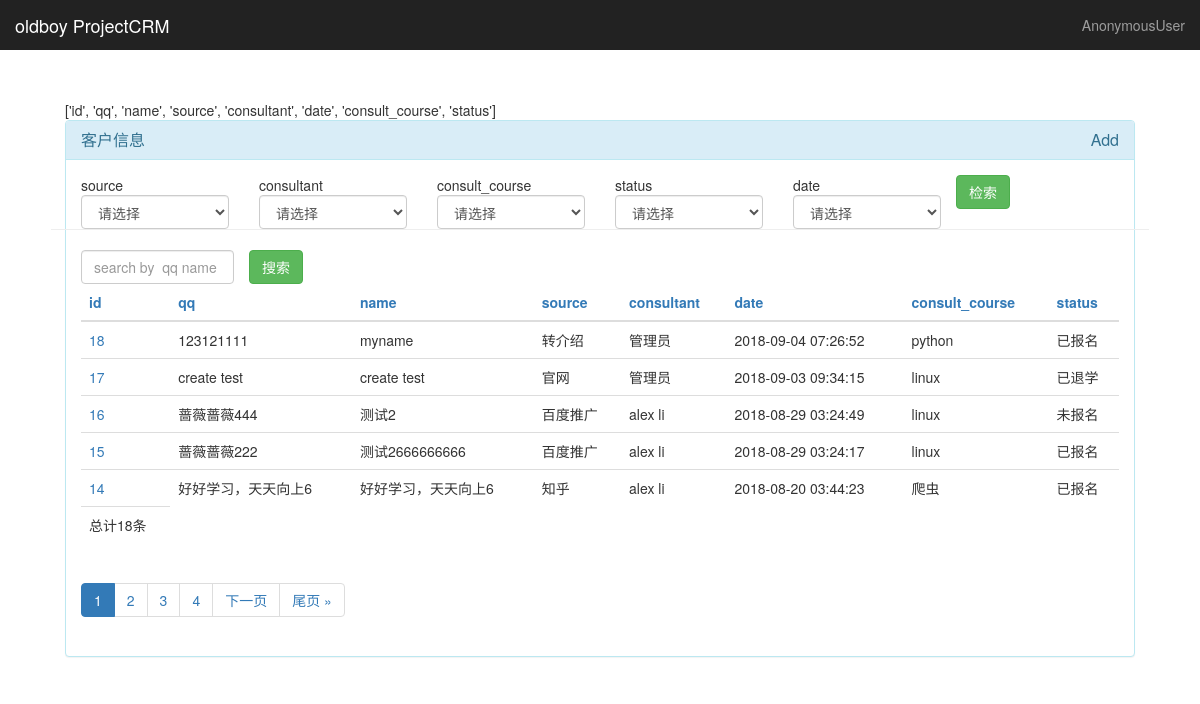
The page /king_admin/CRM/customer/ on the database as committed earlier.
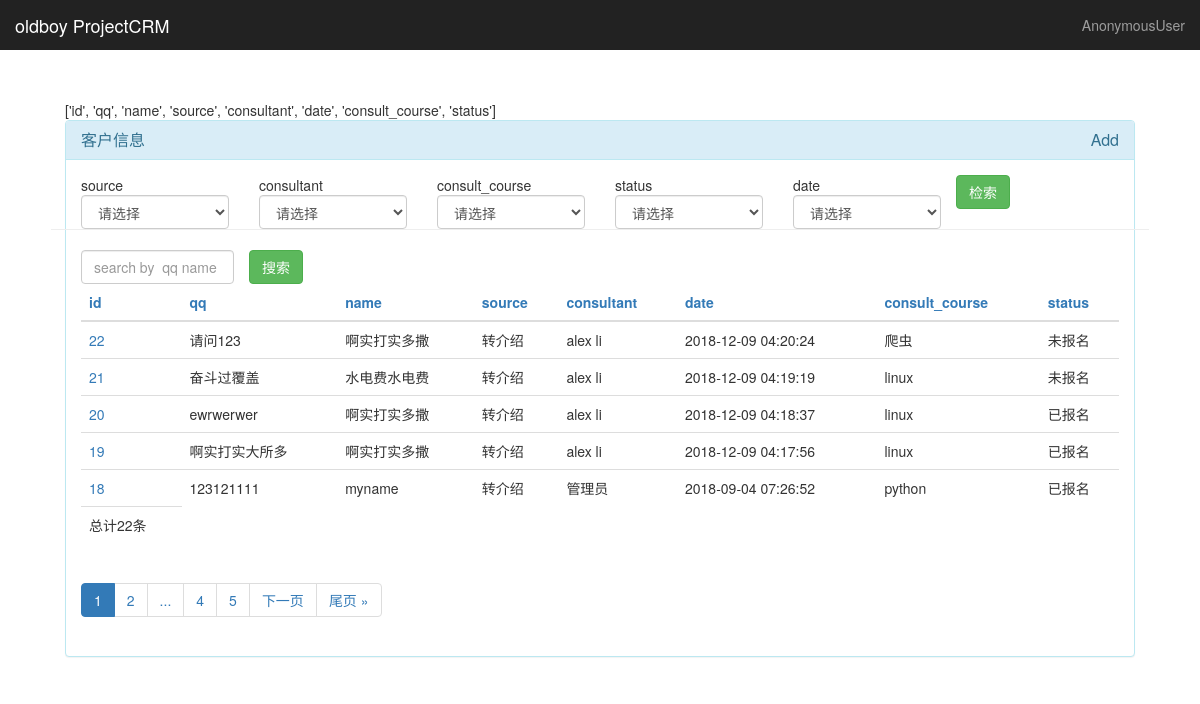
The same page on the database as committed later.
### CRM/models.py (models this page shows, shortened)
class Customer(models.Model):
    name = models.CharField(max_length=32,blank=True,null=True)   #可以存取32个字节
    qq = models.CharField(max_length=64,unique=True)
    qq_name = models.CharField(max_length=64,blank=True,null=True)
    phone = models.CharField(max_length=64,blank=True,null=True)
    source_choices = ((0,'转介绍'),
                      (1, 'QQ群'),
                      (2, '官网'),
                      (3, '百度推广'),
                      (4, '51CTO'),
                      (5, '知乎'),
                      (6, '市场推广'),
                    )
    source = models.SmallIntegerField(choices=source_choices)
    referral_from = models.CharField(verbose_name='转介绍人qq',max_length=64,blank=True,null=True)
    consult_course = models.ForeignKey("Course",verbose_name='咨询课程',on_delete=models.CASCADE)
    content = models.TextField(verbose_name='咨询详情')
    tags = models.ManyToManyField('Tag')
    consultant = models.ForeignKey('UserProfile',on_delete=models.CASCADE)
    status_choices = ((0, '已报名'), (1, '未报名'), (2, '已退学'))
    status = models.SmallIntegerField(choices=status_choices,default=0)
    date = models.DateTimeField(auto_now_add=True)
    memo = models.TextField(blank=True,null=True)
    class Meta:
        verbose_name = "客户信息"
        verbose_name_plural = "客户信息"

class UserProfile(models.Model):
    user = models.OneToOneField(User,on_delete=models.CASCADE)
    name = models.CharField(max_length=32)
    roles = models.ManyToManyField("Role")
    def __str__(self):
        return self.name
    class Meta:
        verbose_name_plural = "账号"

class Course(models.Model):
    name = models.CharField(max_length=64,unique=True)
    price = models.PositiveSmallIntegerField()
    period = models.PositiveSmallIntegerField(verbose_name='周期(月)')
    outline = models.TextField()
    class Meta:
        verbose_name = "课程"
        verbose_name_plural = "课程"
    def __str__(self):
        return self.name

### king_admin/views.py (the view)
# urls.py: url(r'^(\w+)/(\w+)/$', views.display_table_objs,name='table_objs'),
def display_table_objs(request,app_name,table_name):
    admin_class = king_admin.enabled_admins[app_name][table_name]
    object_list,filter_conditions = table_filter(request,admin_class) #过滤都得结果
    object_list = table_seach(request,admin_class,object_list)
    object_list,orderby_key = table_sort(request,admin_class,object_list) #排序后的结果
    paginator = Paginator(object_list, admin_class.list_per_page) # Show 25 contacts per pag
    page = request.GET.get('page')
    query_sets = paginator.get_page(page)
    admin_class = king_admin.enabled_admins[app_name][table_name]
    return render(request,'king_admin/table_objs.html',{"admin_class":admin_class,
                                                        "query_sets":query_sets,
                                                        'filter_conditions':filter_conditions,
                                                        'orderby_key':orderby_key,
                                                        'previous_orderby':request.GET.get('o') or '',
                                                        "search_text":request.GET.get('_q','')
                                                        })

### king_admin/templatetags/tags.py (called while the page is built)
@register.simple_tag
def get_model_name(admin_class):
    model_name = admin_class.model._meta.verbose_name
    print(model_name)
    return model_name

### king_admin/utils.py (called while the page is built)
def table_filter(request,admin_class):
    filter_conditions = {}
    keywords = ['page','o','_q']
    for k,v in request.GET.items():
        if k in keywords:#保留的分页和排序关键字
            continue
        if v:
            filter_conditions[k] = v
    return admin_class.model.objects.filter(**filter_conditions).order_by(admin_class.ordering if admin_class.ordering \
           else '-id'),filter_conditions

def table_sort(request,admin_class,objs):
    orderby_key = request.GET.get('o')
    print(orderby_key)
    if orderby_key:
        res = objs.order_by(orderby_key)
        if orderby_key.startswith('-'):
            orderby_key = orderby_key.strip('-')
        else:
            orderby_key = '-%s' % orderby_key
    else:
        res = objs
    return res,orderby_key

### templates/king_admin/table_objs.html (shortened to what this page needs)
{% extends 'king_admin/table_index.html' %}
{% load tags %}
{% block container %}
    {{ admin_class.list_display }}
    <div class="panel panel-info">
        <div class="panel-heading">
            <h3 class="panel-title">{% get_model_name admin_class %}
            <a href="{{ request.path }}add/" class="pull-right">Add</a>
            </h3>
        </div>
        <div class="panel-body">
        <div class="row">
            <form class="" method='get'>
                {% for filter_filed in admin_class.list_filters %}
                    <div class="col-lg-2">
                        <span>{{ filter_filed }}</span>
                        {% render_filter_ele filter_filed admin_class filter_conditions %}
                    </div>
                {% endfor %}
                <button type="submit" class="btn btn-success">检索</button>
                <div class="row"><hr>
                    <div class="col-lg-2">
                        <input type="search" name='_q' value="{{ search_text }}" class="form-control" style="margin-left: 15px" placeholder="search by {% for search_filed in admin_class.search_fields %} {{ search_filed }}{% endfor %}">
                    </div>
                    <div class="col-lg-2">
                    <button type="submit" class="btn btn-success">搜索</button>
                    </div>
                </div>
            </form>
        </div>
            <table class="table table-hover">
                <thead>
                <tr>
                    {% for column in admin_class.list_display %}
                        {% build_table_header_column column orderby_key filter_conditions%}
                    {% endfor %}
                </tr>
                </thead>
                <tfoot>
                <tr>
                    <td>
                        总计{{ query_sets.paginator.count }}条
                    </td>
                </tr>
                </tfoot>
            <tbody>
                {% for obj in query_sets %}
                    <tr>
                        {% build_table_row request obj admin_class %}
                    </tr>
                {% endfor %}
            </tbody>
            </table>
        <nav>
            <ul class="pagination">
                    {% build_paginators  query_sets filter_conditions previous_orderby search_text%}
                {% if query_sets.has_next %}
                    <li class=""><a href="?page={{ query_sets.next_page_number }}">下一页</a></li>
                    <li class=""><a href="?page={{ query_sets.paginator.num_pages }}">尾页 &raquo;</a></li>
                {% endif %}
            </ul>
        </nav>
        </div>
    </div>
{% endblock %}

Rows that differ between the two databases and show on the page:
no longer on this page (row unchanged): Customer: id+qq+name "17 create test create test 官网 管理员 2018-09-03 09:34:15 linux 已退学"
no longer on this page (row unchanged): Customer: id+qq+name "16 蔷薇蔷薇444 测试2 百度推广 alex li 2018-08-29 03:24:49 linux 未报名"
no longer on this page (row unchanged): Customer: id+qq+name "15 蔷薇蔷薇222 测试2666666666 百度推广 alex li 2018-08-29 03:24:17 linux 已报名"
no longer on this page (row unchanged): Customer: id+qq+name "14 好好学习，天天向上6 好好学习，天天向上6 知乎 alex li 2018-08-20 03:44:23 爬虫 已报名"
added Customer: id+qq+name "22 请问123 啊实打实多撒 转介绍 alex li 2018-12-09 04:20:24 爬虫 未报名"
added Customer: id+qq+name "21 奋斗过覆盖 水电费水电费 转介绍 alex li 2018-12-09 04:19:19 linux 未报名"
added Customer: id+qq+name "20 ewrwerwer 啊实打实多撒 转介绍 alex li 2018-12-09 04:18:37 linux 已报名"
added Customer: id+qq+name "19 啊实打实大所多 啊实打实多撒 转介绍 alex li 2018-12-09 04:17:56 linux 已报名"
Other text that changed with them:
{{ query_sets.paginator.count }}: "18" → "22"
text no longer shown: "3"
text now shown: "... 5"
